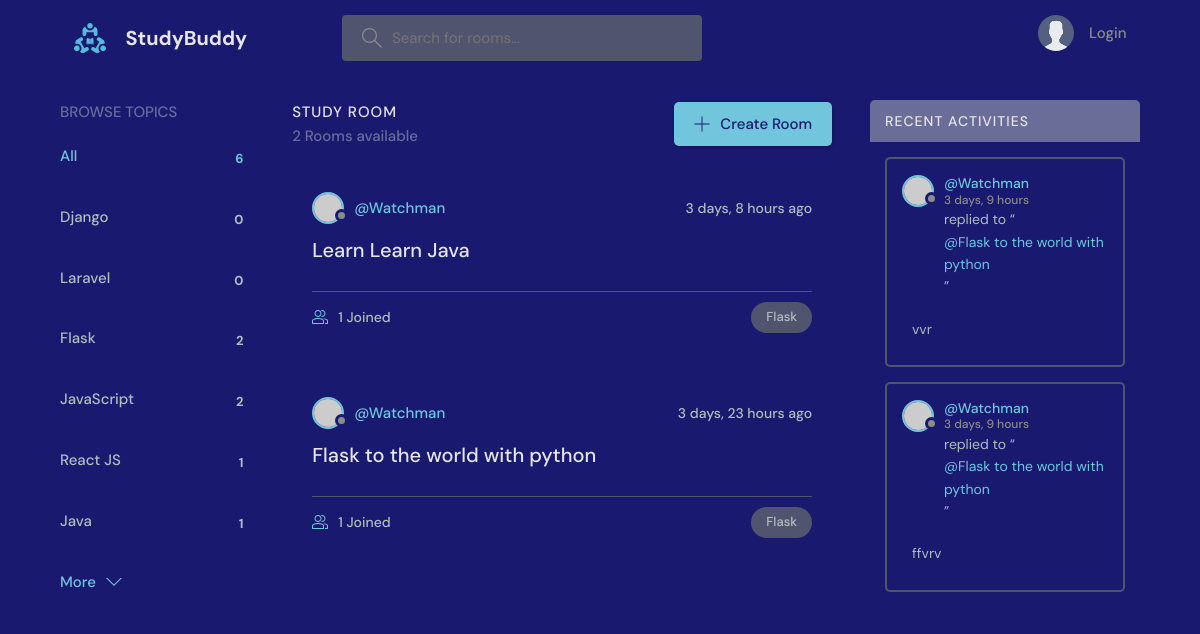
Screenshot of /?q=Flask with the database file from the repository.
### playground/models.py (models this page shows)
class Topic(models.Model):
    name = models.CharField(max_length=200)
    def __str__(self):
        return self.name

class Room(models.Model):
    host = models.ForeignKey(User, on_delete=models.SET_NULL, null=True)
    topic = models.ForeignKey(Topic, on_delete=models.SET_NULL, null=True)
    name = models.CharField(max_length=200)
    description = models.TextField(null=True, blank=True)
    participants = models.ManyToManyField(User, related_name="participarts", blank=True)
    updated = models.DateTimeField(auto_now=True)
    created = models.DateTimeField(auto_now_add=True)
    class Meta:
        ordering = ["-updated", "-created"]
    def __str__(self):
        return self.name

class Messages(models.Model):
    user = models.ForeignKey(User, on_delete=models.CASCADE)
    room = models.ForeignKey(Room, on_delete=models.CASCADE)
    body = models.TextField()
    updated = models.DateTimeField(auto_now=True)
    created = models.DateTimeField(auto_now_add=True)
    class Meta:
        ordering = ["-updated", "-created"]
    def __str__(self):
        return self.body[0:50]

### playground/views.py (the view)
# urls.py: path("", views.home, name="home"),
def home(request):
    q = request.GET.get("q") if request.GET.get("q") != None else ""
    rooms = Room.objects.filter(
        Q(topic__name__icontains=q)
        | Q(name__icontains=q)
        | Q(description__icontains=q),
    )
    room_count = rooms.count()
    topics = Topic.objects.all()
    room_messages = Messages.objects.filter(Q(room__name__icontains=q))
    context = {
        "rooms": rooms,
        "topics": topics,
        "room_count": room_count,
        "room_messages": room_messages,
    }
    return render(request, "playground/home.html", context)

### playground/templates/playground/home.html (shortened to what this page needs)
 {% extends 'main.html' %}
 {% block content %}
    <main class="layout layout--3">
      <div class="container">
       {% include 'playground/topics_component.html' %}
        <div class="roomList">
          <div class="roomList__header">
            <div>
              <h2>Study Room</h2>
              <p>{{ room_count }} Rooms available</p>
            </div>
            <a class="btn btn--main" href="{% url 'create-room' %}">
              <svg version="1.1" xmlns="http://www.w3.org/2000/svg" width="32" height="32" viewBox="0 0 32 32">
                <title>add</title>
                <path
                  d="M16.943 0.943h-1.885v14.115h-14.115v1.885h14.115v14.115h1.885v-14.115h14.115v-1.885h-14.115v-14.115z"
                ></path>
              </svg>
              Create Room
            </a>
          </div>
          {% include 'playground/feeds_component.html' %}
        </div>
{% include 'playground/activity_component.html' %}
      </div>
    </main>
 {% endblock content %}

### playground/templates/playground/topics_component.html
<div class="topics">
    <div class="topics__header">
      <h2>Browse Topics</h2>
    </div>
    <ul class="topics__list">
      <li>
        <a href="{% url 'home' %}" class="active">All <span>{{ topics.count }}</span></a>
      </li>
{% for topic in topics %}
      <li>
        <a href="{% url 'home' %}?q={{ topic.name }}"> {{ topic.name }} <span>{{ topic.room_set.all.count }}</span></a>
      </li>
{% endfor %}
    </ul>
    <a class="btn btn--link" href="topics.html">
      More
      <svg version="1.1" xmlns="http://www.w3.org/2000/svg" width="32" height="32" viewBox="0 0 32 32">
        <title>chevron-down</title>
        <path d="M16 21l-13-13h-3l16 16 16-16h-3l-13 13z"></path>
      </svg>
    </a>
  </div>

### playground/templates/playground/feeds_component.html (shortened to what this page needs)
{% for room in rooms %}
<div class="roomListRoom">
   <div class="roomListRoom__header">
     <a href=" {% url 'profile' room.host.id %}" class="roomListRoom__author">
       <div class="avatar avatar--small">
         <img src="https://randomuser.me/api/portraits/women/11.jpg" />
       </div>
       <span>@{{ room.host.username }}</span>
     </a>
     <div class="roomListRoom__actions">
       <span>{{ room.created|timesince }} ago</span>
     </div>
   </div>
   <div class="roomListRoom__content">
     <a href="{% url 'room' room.id %}">{{ room.name }}</a>
   </div>
   <div class="roomListRoom__meta">
     <a href="{% url 'room' room.id %}" class="roomListRoom__joined">
       {{ room.participants.count }} Joined
     </a>
     <p class="roomListRoom__topic">{{ room.topic }}</p>
   </div>
 </div>
 {% endfor %}

### playground/templates/playground/activity_component.html (shortened to what this page needs)
<div class="activities">
    <div class="activities__header">
      <h2>Recent Activities</h2>
    </div>
    {% for message in room_messages %}
      <div class="activities__box">
        <div class="activities__boxHeader roomListRoom__header">
          {% if message.user and message.user.id %}
            <a href="{% url 'profile' message.user.id %}" class="roomListRoom__author">
              <div class="avatar avatar--small">
                <img src="https://randomuser.me/api/portraits/women/11.jpg" />
              </div>
              <p>
                @{{ message.user }}
                <span>{{ message.created|timesince }}</span>
              </p>
            </a>
          {% else %}
            <p>Anonymous User</p>
          {% endif %}
        </div>
        <div class="activities__boxContent">
          <p>replied to “<a href="{% url 'room' message.room.id %}">@{{ message.room }}</a>”</p>
          <div class="activities__boxRoomContent">
            {{ message }}
          </div>
        </div>
      </div>
    {% endfor %}
  </div>

### rows the page displays
Topic: name "Django", room_set.all.count "0"
Topic: name "Laravel", room_set.all.count "0"
Topic: name "Flask", room_set.all.count "2"
Topic: name "JavaScript", room_set.all.count "2"
Topic: name "React JS", room_set.all.count "1"
Topic: name "Java", room_set.all.count "1"
Room: host.username "Watchman", created "3 days, 8 hours", name "Learn Learn Java", participants.count "1", topic "Flask"
Room: host.username "Watchman", created "3 days, 23 hours", name "Flask to the world with python", participants.count "1", topic "Flask"
Messages: user "Watchman", created "3 days, 9 hours", room "Flask to the world with python", body "vvr"
Messages: user "Watchman", created "3 days, 9 hours", room "Flask to the world with python", body "ffvrv"

### other values shown
{{ topics.count }} "6"
{{ room_count }} "2"
